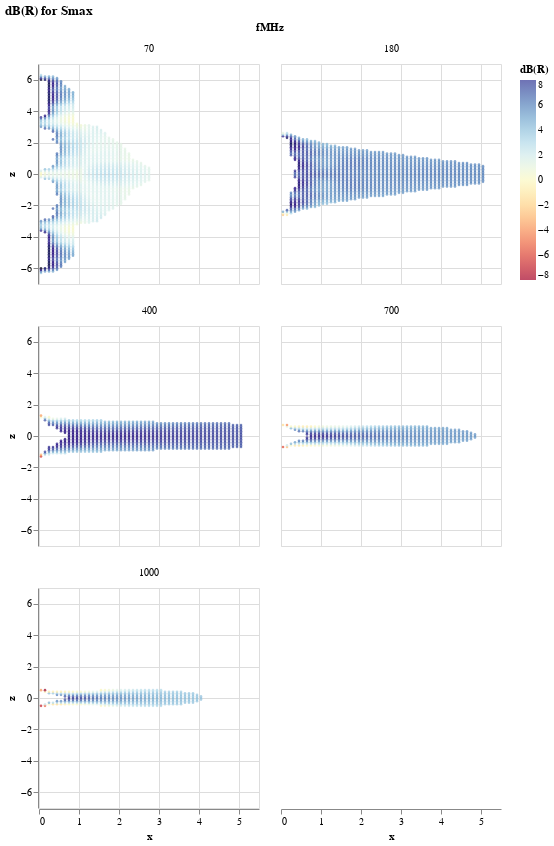

Notebook code for this chart:
### Markdown cell above
### dBR sampling points

### Code cell
metric = 'dBR_Smax'
mask = (SallR.metric==metric)

alt.Chart(SallR[mask]).mark_circle(size=7).encode(
    x='x',
    y='z',
    color=alt.Color("value:Q", title='dB(R)')\
             .scale(scheme='redyellowblue',domain=[-8,8],bins=np.arange(-8,12,2)),
    tooltip=['x', 'z', 'value'],
    facet=alt.Facet('fMHz:O', columns=2),
).properties(
    width=220,
    height=220,
    title='dB(R) for Smax'
).interactive()

### Figure 1 — Vega-Lite specification as saved in the notebook (floating-point values rounded to 4 significant figures; data arrays with more than 128 entries replaced by an {"elided": "..."} marker saying what was removed)
{"config": {"view": {"continuousWidth": 300, "continuousHeight": 300}}, "data": {"name": "data-7b60976a97bedd027fd9e21519753d9c"}, "mark": {"type": "circle", "size": 7}, "encoding": {"color": {"field": "value", "scale": {"scheme": "redyellowblue", "domain": [-8, 8], "bins": [-8.0, -6.0, -4.0, -2.0, 0.0, 2.0, 4.0, 6.0, 8.0, 10.0]}, "title": "dB(R)", "type": "quantitative"}, "facet": {"columns": 2, "field": "fMHz", "type": "ordinal"}, "tooltip": [{"field": "x", "type": "quantitative"}, {"field": "z", "type": "quantitative"}, {"field": "value", "type": "quantitative"}], "x": {"field": "x", "type": "quantitative"}, "y": {"field": "z", "type": "quantitative"}}, "height": 220, "params": [{"name": "param_49", "select": {"type": "interval", "encodings": ["x", "y"]}, "bind": "scales"}], "title": "dB(R) for Smax", "width": 220, "$schema": "https://vega.github.io/schema/vega-lite/v5.14.1.json", "datasets": {"data-7b60976a97bedd027fd9e21519753d9c": {"elided": "4704 records"}}}
